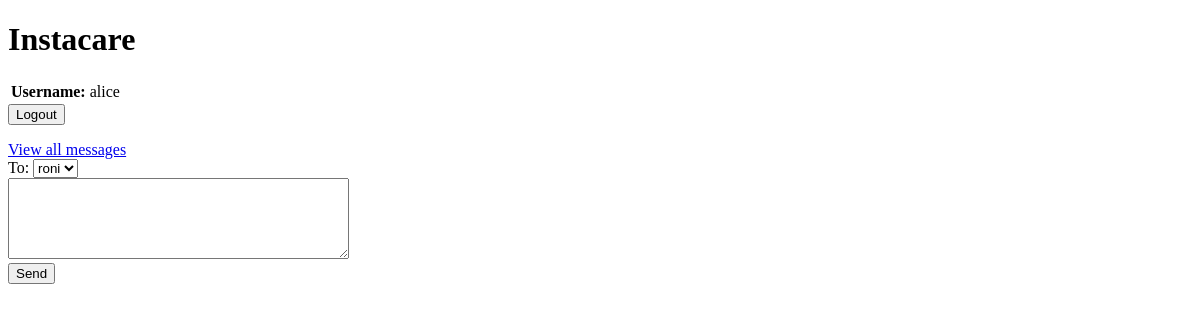
The page / (signed in) on the database as committed earlier.
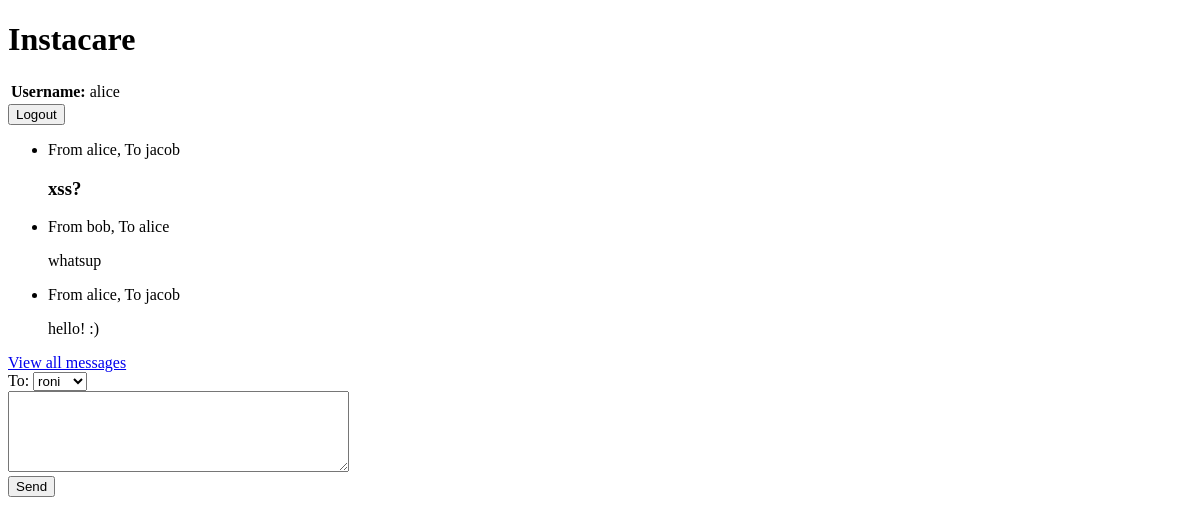
The same page on the database as committed later.
### pages/models.py (models this page shows)
class Message(models.Model):
    source = models.ForeignKey(User, on_delete=models.CASCADE, related_name="source")
    target = models.ForeignKey(User, on_delete=models.CASCADE, related_name="target")
    content = models.TextField()
    time = models.DateTimeField(auto_now_add=True)

### pages/views.py (the view)
# urls.py: path("", index, name="index"),
@login_required
def index(request):
    messages = get_messages(request.user, True)
    is_alice = request.user.username == "alice"
    users = User.objects.exclude(pk=request.user.id)
    return render(
        request,
        "pages/index.html",
        {"messages": messages, "is_alice": is_alice, "users": users},
    )

### pages/views.py (called while the page is built)
def get_messages(user, limitToThree: bool):
    messages = sorted(
        Message.objects.filter(Q(source=user) | Q(target=user)),
        key=lambda m: m.time,
        reverse=True,
    )
    if limitToThree:
        return messages[0:3]
    return messages

### pages/templates/pages/index.html (shortened to what this page needs)
<!DOCTYPE html>
<html>
    <head>
    </head>
    <body>
		<h1>Instacare</h1>
        <table>
		    <tr>
		    <th style="text-align:left">Username: <td>{{user.username}}
		</table>
        <form action='logout/' method="POST">
            <input type="submit" value="Logout"/>
        </form>
        <ul>
            {% for message in messages %}
            <li>
                <p>From {{message.source.username}}, To {{message.target.username}}</p>
                <p>{{message.content|safe}}</p>
            </li>
            {% endfor %}
        </ul>
        <a href="/messages/{{user.id}}/">View all messages</a>
        <form action="add/" method="POST" enctype="multipart/form-data">
            {% if is_alice %}
                To:
                <select name="to">
                {% for user in users %}
                    <option value="{{user.username}}">{{user.username}}</option>
                {% endfor %}
                </select><br>
            {% endif %}
			<textarea name="content" cols="40" rows="5"></textarea><br>
            <input type="submit" value="Send">
        </form>
    </body>
</html>

Rows that differ between the two databases and show on the page:
added Message: source.username "alice", target.username "jacob", content "xss?"
added Message: source.username "bob", target.username "alice", content "whatsup"
added Message: source.username "alice", target.username "jacob", content "hello! :)"
